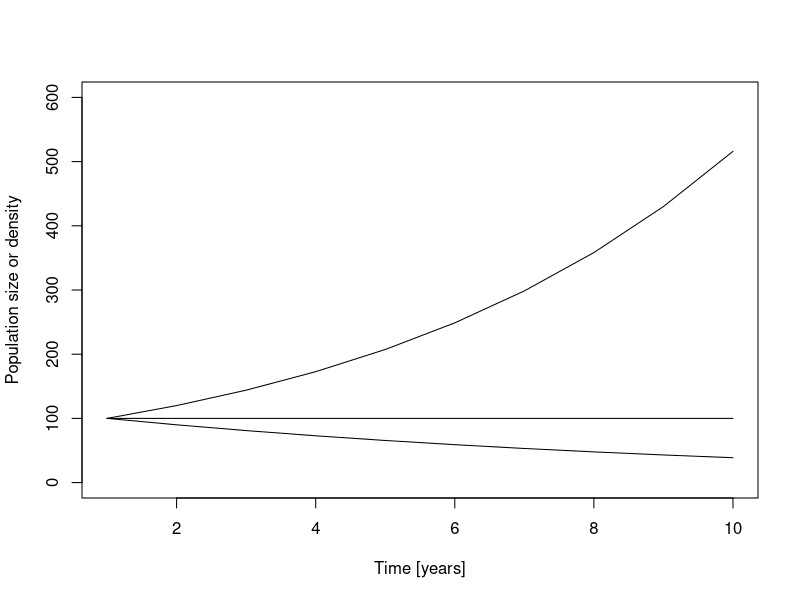
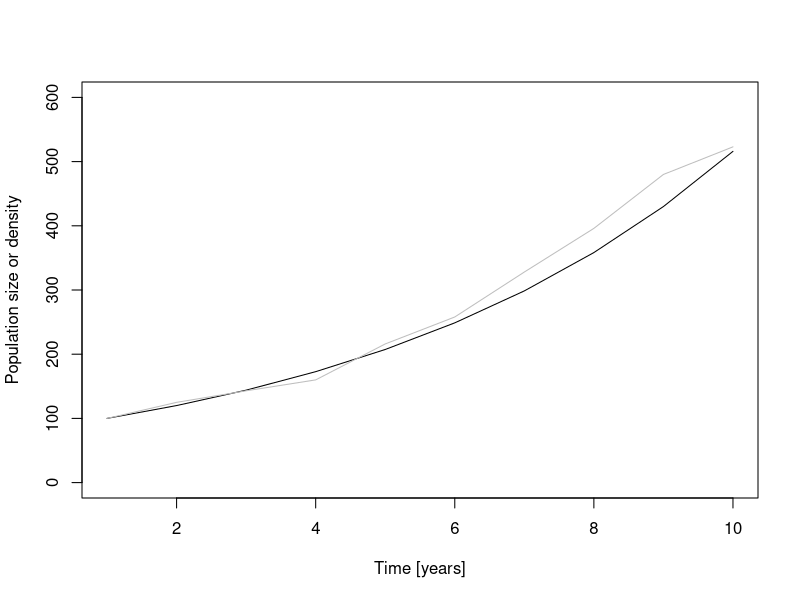
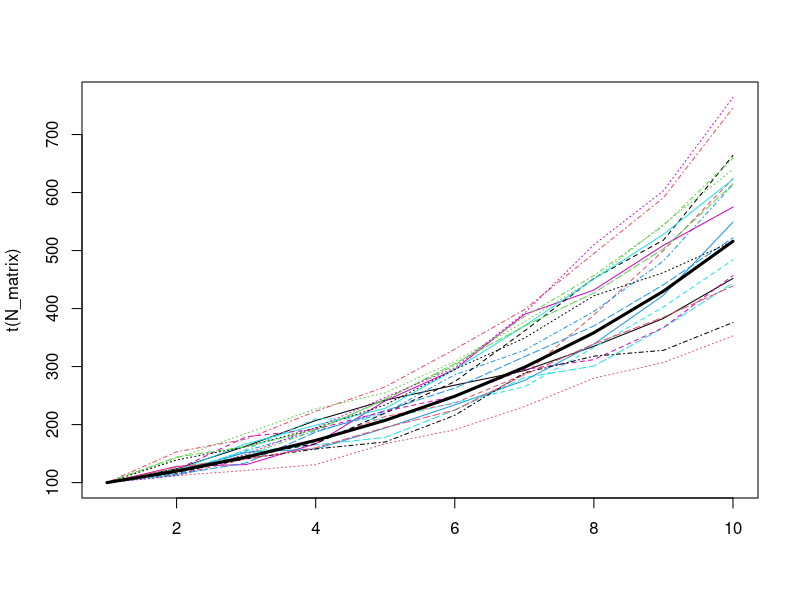
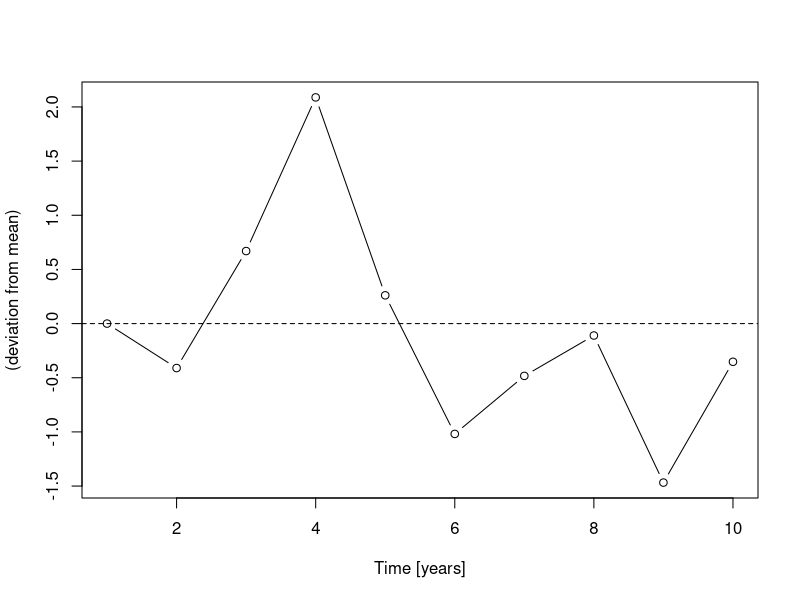
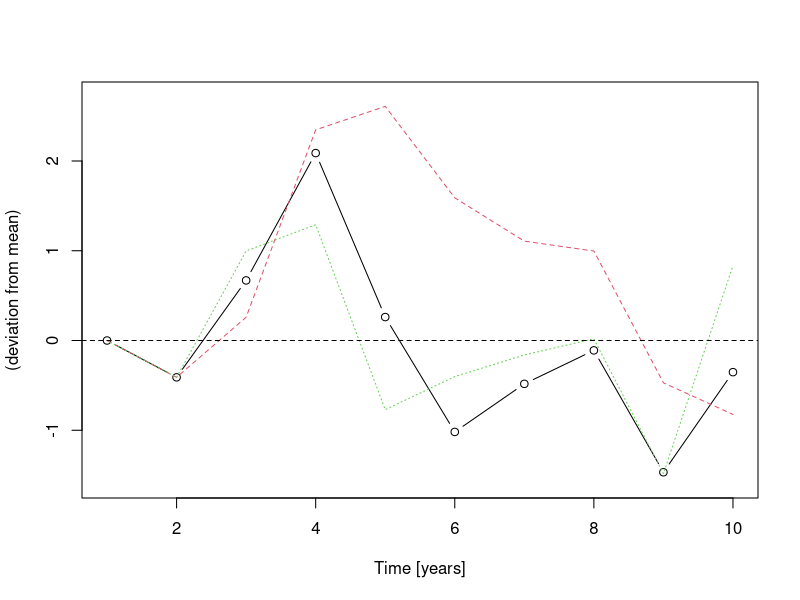
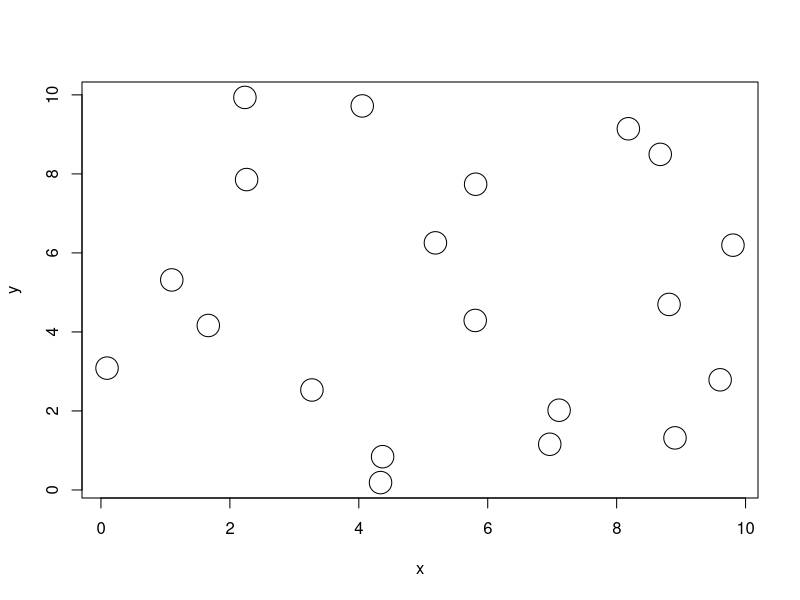

Write the R code that produced these figures, in order. (Note: this script raises an error after producing the figures.)
library(sp)
library(tidyverse)
library(cowplot)

##---------------------------------------------------------------------------------------------------------------------------------------------------
# Process-based model I: geometric population growth
# simulate population growth and plot for three cases:
# 1) b > d
# 2) b == d
# 3) b < d

# initial population size
N0 = 100
# per-capita birth rate
b = 1.2
# per-capita mortality (e.g., annual plant)
d = 1
# initialise vector to store population size each year, and assign initial population size as first value
N <- NULL
N[1] <- N0

# simulate population growth for 10 year
for(t in 1:9) {
  N[t+1] = N[t] + (b-d) * N[t]
}

# b > d results
N_growing <- N
rm(N)

# b == d results
b = 1; d = 1
N <- NULL
N[1] <- N0

# simulate population growth for 10 year
for(t in 1:9) {
  N[t+1] = N[t] + (b-d) * N[t]
}
N_static <-  N
rm(N)

# b < d results
b = 0.9; d = 1
N <- NULL
N[1] <- N0

# simulate population growth for 10 year
for(t in 1:9) {
  N[t+1] = N[t] + (b-d) * N[t]
}
N_shrinking <-  N
rm(N)

# plot results
plot(1:length(N_growing), N_growing, type = 'l',
     ylim = c(0, 600),
     xlab = 'Time [years]',
     ylab = 'Population size or density')
lines(1:length(N_static), N_static, type = 'l')
lines(1:length(N_shrinking), N_shrinking, type = 'l')

##---------------------------------------------------------------------------------------------------------------------------------------------------
# Stochasticity: extending models to include structured randomness.
# - Dennis et al 1995 Ecological Monographs; Hilborn & Mangel 1997 The Ecological Detective

# Demographic and environmental stochasticity are most commonly discussed forms of stochasticity in Ecology
# other types: catastrophes (e.g., Lande 1993 Am Nat); measurement or observation error (e.g., Denis et al 1991 Ecol Monographs;
# Knape & de Valpine 2011 Ecol Lett);  process error (e.g., Denis et al 1991 Ecol Monographs; Thibaut & Connolly 2020 Ecology)

# Demographic stochasticity describes realised variability in demographic processes such as births, deaths and migration due
# to their probabilistic nature (see also Clark 2009 TREE for argument that stochastic forces exist only in models; e.g., "...processes perceived
# as stochastic at one level of abstraction have explanations at another.").

# Environmental stochasticity describes variablity in extrinsic environmental conditions (e.g., due to variation in temperature,
# precipitation, wind, etc)

# Extend geometric population model to include demographic stochasticity

# We have to decide how to change our model to include stochasticity. For example, we could assume that the parameter values of both the birth
# and death processes in the geometric growth model as random draws from probability distributions.
# Here, we'll instead use the approach taken in the metacommunity model
# that we will study later today (see also Adler & Drake 2008 Am Nat, Shoemaker et al. 2020 Ecology).

# We assume N[t+1] ~ Pois(lambda = N[t] + (b-d)*N[t]),
# N[t+1], the population size next year, is a random draw from a
# Poisson distribution with lambda (i.e., the one and only parameter of the Poisson distribution)
# equal to the expected population size under our model of geometric growth.

# define per-capita birth rate
b = 1.2
# and per-capita mortality
d = 1

# initialise vector to store population size
N <- NULL
N[1] <- N0

# simulate population growth for 10 years
for(t in 1:9) {

  N[t+1] = rpois(n = 1,
                 lambda = N[t] + (b-d) * N[t])
}

plot(1:length(N_growing), N_growing, type = 'l',
     ylim = c(0, 600),
     xlab = 'Time [years]',
     ylab = 'Population size or density')
lines(1:length(N), N,
      col = 'grey')

# do multiple simulations to visualise variability more clearly
nsims = 20
nyears = 9
N_matrix = matrix(data = NA,
                  nrow = nsims,
                  ncol = nyears + 1,
                  byrow = TRUE)
# initial population
N_matrix[,1] = N0

for(sim in 1:nsims){
  # print counter to screen
  print(paste('simulation ', sim, 'of ', nsims))
  for(t in 1:nyears){
    N_matrix[sim, t+1] = rpois(n = 1,
                   lambda = N_matrix[sim, t] + (b-d) * N_matrix[sim, t])
  }
}

# plot
matplot(t(N_matrix), type = 'l')
lines(1:length(N_growing), N_growing, lwd = 3)

## Environmental stochasiticity

# To include environmental stochasticity in our model of geometric population growth, we include an extra
# term, specifically,
# N[t+1] = N[t] + (b - d)*N[t] + sigma[t] * N[t],


# sigma[t] is a time series of environmental variation (e.g., temperature), and follows
# sigma[t+1] = a*sigma[t] + c*phi[t],
# where c scales the magnitude of the environmental variation phi[t] ~ N(0,1).

# set c = (1 - a^2)^0.5, which means var(sigma) is equal for all values of a.
# a controls autocorrelation:
# 0 < a < 1 environmental fluctuations are positively correlated,
# -1 < a < 0 environmental fluctuations are negatively correlated,
# a = 0, environmental fluctuations are uncorrelated.

phi = rnorm(nyears, mean = 0, sd = 1)
a = 0 # can to control autocorrelation of environmental fluctuations
c = (1 - a^2)^0.5
# initial vector to store environmental fluctuations
sigma <- NULL
sigma[1] = 0
# loop to create environmental fluctuations
for(t in 1:nyears){
  sigma[t+1] = a * sigma[t] + c*phi[t]
}

# visual inspection of environmental variation
plot(1:(nyears+1), sigma,
     xlab = 'Time [years]',
     ylab = 'Environmental condition\n(deviation from mean)',
     type = 'b')
abline(c(0,0), lty = 2)

# create plot with positive, negative and no autocorrelation
uncorrelated_sigma = sigma;
rm(sigma)

# positive autocorrelation
a = 1
sigma <- NULL
sigma[1] = 0
# loop to create environmental fluctuations
for(t in 1:nyears){
  sigma[t+1] = a * sigma[t] + c*phi[t]
}
pos_corr_sigma = sigma
rm(sigma)

# negative autocorrelation
a = -0.8
sigma <- NULL
sigma[1] = 0
# loop to create environmental fluctuations
for(t in 1:nyears){
  sigma[t+1] = a * sigma[t] + c*phi[t]
}
neg_corr_sigma = sigma
rm(sigma)

# plot
plot(1:(nyears+1), uncorrelated_sigma,
     xlab = 'Time [years]',
     ylab = 'Environmental condition\n(deviation from mean)',
     type = 'b',
     ylim = c(min(c(uncorrelated_sigma, pos_corr_sigma, neg_corr_sigma)) - 0.1,
              max(c(uncorrelated_sigma, pos_corr_sigma, neg_corr_sigma)) + 0.1))
lines(1:(nyears+1), pos_corr_sigma, col = 2, lty = 2)
lines(1:(nyears+1), neg_corr_sigma, col = 3, lty = 3)
abline(c(0,0), lty = 2)


# Exercises:
# 1) Extend model to include demographic and environmental stochasticity (see Shoemaker et al. 2020 Ecology).

# 2) How would you measure the impact of including stochasticity in a model of geometric growth using simulations?
# Hint: it can be done using linear (statistical) models; see e.g., Blowes & Connolly 2012 Ecological Applications.
# Use simulations and linear models to quantify the impact of including different combinations of demographic and environmental stochasticity.

# 3) Reformulate geometric population growth model to include stochastic variation in births and deaths as separate processes.


##---------------------------------------------------------------------------------------------------------------------------------------------------
## Metacommunity dynamics

# But first, metapopulation dynamics

# Simulate landscape of discrete patches
# Number of sites/patches (P)
P <- 20

# Random distribution of sites
x <- runif(P,0,10)
y <- runif(P,0,10)
plot(x,y,cex=3)

# Other spatial structures
xy <- spsample(SpatialPoints(coords0), P, "regular") # regular, clustered, random
coords <- coordinates(xy)
plot(coords,cex=3)
text(coords[,1],coords[,2],1:P)

# Calculate distances from each patch to every other patch
dists <- as.matrix(dist(coords))

# Population growth rate (density independent)
r <- 0.02

# define the per-capita probabilty of dispersal (i.e., probability of an individual emigrating)
a <- 0.02

# Assume that successfully arriving in another patch (having emigrated) declines exponentially with increasind distance
# Define the rate of exponential distance decay
d <- 0.1
# visual inspection of exponential distance decay in dispersal
plot(x = 1:M,
     y = exp(-d*(1:M)),
     ylim=c(0,1),
     col = 1,
     type = 'b')

lines(x = 1:M,
      y = exp(-(d*2)*(1:M)), # change the d value to see how function shape changes
      ylim=c(0,1),
      col = 2,
      type = 'b')



# calculate dispersal from and to each patch
disp_mat <- exp(-d * dists)
diag(disp_mat) <- 0 # all emigrants are assumed to have left their home patch

# convert to probability of immigrating to each patch from every other patch
disp_mat <- apply(disp_mat, 1, function(x) x / sum(x))

# check that we have a probability (should sum to one)
colSums(disp_mat)

# visualise
landscape <- ggplot(as_tibble(coords) %>%
         rename(x = x1,
                y = x2) %>%
         mutate(patch = 1:nrow(coords))) +
  geom_label(aes(x = x, y = y, label = patch)) +
  coord_fixed() +
  theme_bw() +
  theme()

connectivity <- as_tibble(disp_mat) %>%
  mutate(to.patch = rownames(disp_mat)) %>%
  gather(key = from.patch, value = dispersal, -to.patch) %>%
  mutate(from.patch = as.numeric(as.character(from.patch)),
                to.patch = as.numeric(as.character(to.patch))) %>%
  ggplot(aes(x = from.patch, y = to.patch, fill = dispersal)) +
  geom_tile() +
  labs(x = 'From patch',
       y = 'To patch') +
  scale_fill_viridis_c() +
  coord_fixed() +
  theme_bw()

plot_grid(landscape,
          connectivity)


# Simulate dynamics
#==================

# Distribute it on the landscape: initialise model
# 100 individuals in one site

# Set initial abundance
N <- rep(0,P)
N[sample(1:P,1)] <- 100
plot(coords,cex=3)
points(coords,cex=3,pch=16,col=grey(1-N/max(N)))


# Run model one time step (individuals on the move)

# Calculate number of new individuals (r * N)
rN <- round(r * N)

# update population size
N <- N + rN

# Calculate number of emmigrants ()
E <- round(a * N)

# stochastic alternative
E <- rbinom(length(N), size = N, prob = a)

# create immigration vector (to store number of immigrants)
I <- numeric(length = P)

# Calculate immigration
# loop through patches (for each patch, simulate dispersal)
for(p in 1:P){

  if(E[p]>0) {

    # sample the sites that receive immigrants from site i based on the dispersal kernel
    # this also adds stochasticity to the model
    dest <- sample(1:P, E[p], replace=TRUE, prob=disp_mat[p,])
    # Count the number of immigrants in each site
    Ii <- table(dest)
    # store the number of immigrants in each site
    I[sort(unique(dest))] <- I[sort(unique(dest))] + Ii
  }
}
# Calculate the abundance after dispersal
N <- N - E + I
N[N<0] <- 0

# repeat a few times to see redistribution the landscape
# plot abundance in each site (grey scale)
plot(coords,cex=3)
points(coords,cex=3,pch=16,col=grey(1-N/max(N)))


# Run the model for 100 time steps
tmax = 100
N <- matrix(nrow = tmax, ncol = P)
# initial population 100 in each patch
N[1,] <- 100

#
for(t in 2:tmax){
  print(paste(t, ' of ', tmax))
  rN <- round(r * N[t-1,])
  # what about stochastic population growth?
  # rN <- round(rnorm(1, 0, 0.2) * N[t-1,])
  N[t, ] <- N[t-1] + rN
  E <- rbinom(n = ncol(N), size = N[t, ], prob = d)
  I <- numeric(P)
  for(p in 1:P){
    if(E[p]>0) {
      dest <- sample(1:P,E[p],replace = TRUE,prob=disp_mat[p,])
      Ip <- table(dest)
      I[sort(unique(dest))] <- I[sort(unique(dest))] + Ip
    }
  }
  N[t, ] <- N[t, ] - E + I
  N[N<0] <- 0
}

matplot(N, type = 'l')


#---extension to include the niche in density-independent growth rate

# assume niche is Gaussian
# Gaussian distribution has two parameters: mean (or optima, z), and sd (or breadth)

# maximum density independent growth rate
rmax = 5
# niche optima
z = 0.5
# niche breath
breadth <- 0.01
plot(x = seq(0,1,0.01),
     y = exp(-((z - seq(0,1,0.01))/(2 * breadth))^2) * rmax,
     ylim=c(0,5),
     type = 'b',
     xlab = 'Environment',
     ylab = 'Density independent growth rate (r)')

# with the function from the Thompson model
S = 10 # number of species
env_traits(species = S,
           max_r = 5,                         # max growth rate
           min_env = 0, max_env = 1,          # range of environment
           env_niche_breadth = 0.05,       # niche breadth
           optima_spacing = 'even')           # spacing of z_i (optima)


##--------simulate metacommumity dynamics with the Thompson model
# Number of patches
P = 20
# Number of species
S = 20

# set up landscape for experiment (want the same landscape for both treatments)
meta_landscape <- landscape_generate(patches = M)

# dispersal matrix
# set rate of distance decay
d = 0.1
disp_mat <- dispersal_matrix(landscape = disp_experiment,
                                  torus = TRUE,
                                  kernel_exp = d,
                                  plot = TRUE)

# generate the time series of the environmental conditions for each patch (same for each treatment)
# TODO: create an alternate environment with stronger temporal autocorrelation
env_conditions <- env_generate(landscape = disp_experiment,
                               env1Scale = 1, # temporal autocorrelation in the environment (here the environment is temporally uncorrelated)
                               timesteps = 1000)

# density independent component of model
densInd_niche <- env_traits(species = S,
                            max_r = 5,                         # max growth rate
                            min_env = 0, max_env = 1,          # range of environment
                            env_niche_breadth = 0.25,       # niche breadth
                            optima_spacing = 'even')           # spacing of z_i (optima)

# species interaction matrix:
# TODO: create more matrices for other dynamics in the paper (mixed, competitive dominance, destabilising competition)
equal_interaction_mat <- species_int_mat(species = S,
                                         intra = 1,
                                         min_inter = 1,
                                         max_inter = 1)

stabilising_interaction_mat <- species_int_mat(species = S,
                                         intra = 1,
                                         min_inter = 0,
                                         max_inter = 0.8)

# use simulateMC() function to simulate dynamics
sim_equal_comp <- simulate_MC(patches=P, species=S,
                        landscape = meta_landscape,
                        disp_mat = disp_mat,
                        env.df = env_conditions,
                        max_r = densInd_niche$max_r,
                        env_niche_breadth = densInd_niche$env_niche_breadth,
                        env_optima = densInd_niche$optima,
                        int_mat = equal_interaction_mat,
                        initialization=100, burn_in=300, timesteps=600)

sim_stabil_comp <- simulate_MC(patches=P, species=S,
                              landscape = meta_landscape,
                              disp_mat = disp_mat,
                              env.df = env_conditions,
                              max_r = densInd_niche$max_r,
                              env_niche_breadth = densInd_niche$env_niche_breadth,
                              env_optima = densInd_niche$optima,
                              int_mat = stabilising_interaction_mat,
                              initialization=100, burn_in=300, timesteps=600)

# extract data
sim_equalC_dat <- sim_equal_comp$dynamics.df %>%
  as_tibble() %>%
  # reduce to last 100 time steps
  filter(time > 499 & time < 601)


sim_stabilC_dat <- sim_stabil_comp$dynamics.df %>%
  as_tibble() %>%
  # reduce to last 100 time steps
  filter(time > 499 & time < 601)

# visual inspection

# environmental conditions:
ggplot() +
  geom_line(data = sim_equalC_dat,
            aes(x = time, y = env, colour = env,
                group = patch)) +
  scale_colour_viridis_c()

# patch level population dynamics: equal comp
ggplot() +
  facet_wrap(~patch) +
  geom_line(data = sim_equalC_dat,
            aes(x = time, y = N, colour = optima,
                group = interaction(species, patch))) +
  scale_colour_viridis_c()

ggplot() +
  facet_wrap(~patch) +
  geom_line(data = sim_stabilC_dat,
            aes(x = time, y = N, colour = optima,
                group = interaction(species, patch))) +
  scale_colour_viridis_c()

# Exercises:
# Simulate dynamics according to the classic metacommunity paradigms (Fig 2 in paper) and plot
#
